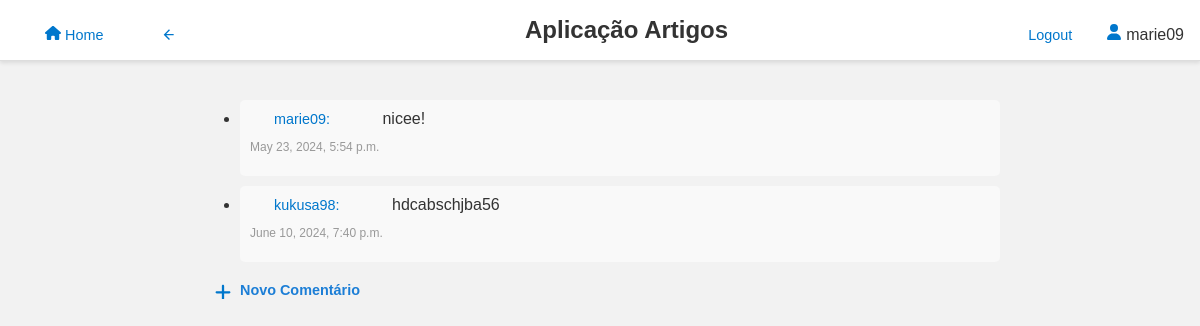
Screenshot of /artigos/comentarios/2/ (signed in) with the database file from the repository.
### artigos/models.py (models this page shows, shortened)
class Comentario(models.Model):
    user_comentario = models.ForeignKey(User, on_delete=models.CASCADE)
    artigo = models.ForeignKey(Artigo, on_delete=models.CASCADE,related_name='comentarios')
    texto = models.TextField()
    data_publicacao = models.DateTimeField(auto_now_add=True)

### artigos/views.py (the view)
# urls.py: path('comentarios/<int:artigo_id>/', views.comentarios_view, name='comentarios'),
def comentarios_view(request,artigo_id):
    comentarios=Artigo.objects.get(id=artigo_id).comentarios.all()
    artigoId=artigo_id
    contexto={'comentarios':comentarios,'artigo_id':artigoId}
    return render(request,"artigos/comentarios.html",contexto)

### artigos/templates/artigos/comentarios.html (shortened to what this page needs)
{% extends 'artigos/layout.html' %}
{% block additional_links %}
  <a href="{% url 'artigos:artigoDetails' artigo_id %}"><svg xmlns="http://www.w3.org/2000/svg" viewBox="0 -4 24 24" width="24" height="24">
        <path d="M19 11H7.83l5.59-5.59L12 4l-8 8 8 8 1.41-1.41L7.83 13H19v-2z"/>
    </svg></a>
{% endblock %}
{% block content %}
<div class="comment-list">
    <ul>
        {% for comentario in comentarios %}
        <li class="comment">
                <a href="{% url 'artigos:user' comentario.user_comentario.username %}" class="comment-author">{{ comentario.user_comentario.username }}:</a>
                <a href="{% url 'artigos:comentarioDetail' comentario.id %}" class="comment-text">{{ comentario.texto }}</a>
            <p class="comment-date">{{ comentario.data_publicacao }}</p>
        </li>
        {% endfor %}
    </ul>
    <div class="new-comment-link">
        <a href="{% url 'artigos:novo_comentario' artigo_id %}">
            <svg xmlns="http://www.w3.org/2000/svg" viewBox="0 0 448 440">
                <path d="M256 80c0-17.7-14.3-32-32-32s-32 14.3-32 32V224H48c-17.7 0-32 14.3-32 32s14.3 32 32 32H192V432c0 17.7 14.3 32 32 32s32-14.3 32-32V288H400c17.7 0 32-14.3 32-32s-14.3-32-32-32H256V80z"/>
            </svg>
            Novo Comentário
        </a>
    </div>
</div>
{% endblock %}

### artigos/templates/artigos/layout.html (shortened to what this page needs)
<html>
<head>
</head>
<body>
<header class="container">
       <div>
            <a href="{% url 'artigos:index' %}" class='Home'>
                Home</a>
              {% block additional_links %}
             {% endblock %}
    </div>
     <h1 id=titulo>Aplicação Artigos</h1>
        <div>
            {% if request.user.is_authenticated %}
                <a href="{% url 'autenticacao:logoutA' %}"class="logout-btn">Logout</a>
                <svg xmlns="http://www.w3.org/2000/svg" viewBox="0 0 448 512">
                    <path d="M224 256A128 128 0 1 0 224 0a128 128 0 1 0 0 256zm-45.7 48C79.8 304 0 383.8 0 482.3C0 498.7 13.3 512 29.7 512H418.3c16.4 0 29.7-13.3 29.7-29.7C448 383.8 368.2 304 269.7 304H178.3z"/>
                </svg>
                {{request.user.username}}
            {% endif %}
        </div>
</header>
<main>
    {% block content %}
    {% endblock %}
</main>
</body>
</html>

### rows the page displays
Comentario: user_comentario.username "marie09", texto "nicee!", data_publicacao "May 23, 2024, 5:54 p.m."
Comentario: user_comentario.username "kukusa98", texto "hdcabschjba56", data_publicacao "June 10, 2024, 7:40 p.m."

### other values shown
{{ request.user.username }} "marie09"
